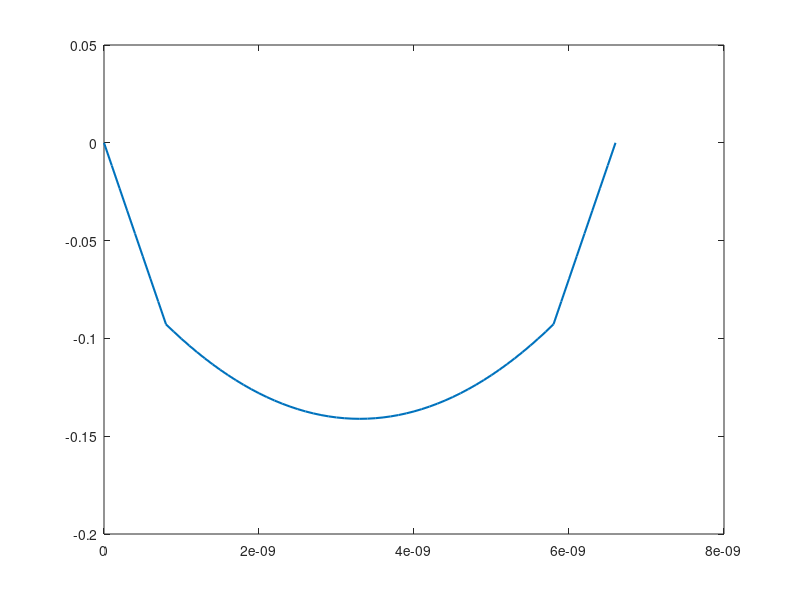

Write MATLAB code to recreate this figure.
q=1.602e-19; % Elementary charge, C        
width=5e-9;         % Silicon thickness, m            
tox=0.8e-9;   % Oxide thickness, m
N=67;
dx=(width+2*tox)/(N-1);   %delta x, m
interface1=round(tox/dx)+1;  interface2=round((tox+width)/dx)+1;  
Na=1e+25;  % Doping concentration, 1/m^3
e_si=11.7;   e_ox=3.9; % Relative permittivity
e0=8.854e-12;   % Permittivity, F/m
A=zeros(N,N);
b=zeros(N,1);
coeff=dx*dx*q/e0;

for ii=1:N
  if ii==1 || ii==N
    A(ii,ii)=1;
    b(ii,1)=0;
  elseif  interface1<ii && ii<interface2 
    A(ii,ii-1)=e_si; A(ii,ii)=-2*e_si; A(ii,ii+1)=e_si;
    b(ii,1)=coeff*Na;
  elseif  ii<interface1 || ii>interface2
    A(ii,ii-1)=e_ox; A(ii,ii)=-2*e_ox; A(ii,ii+1)=e_ox;
    b(ii,1)=0;
  elseif ii==interface1
    A(ii,ii-1)=e_ox; A(ii,ii)=-e_ox-e_si; A(ii,ii+1)=e_si;
    b(ii,1)=coeff*Na/2;
  elseif ii==interface2
    A(ii,ii-1)=e_si; A(ii,ii)=-e_ox-e_si; A(ii,ii+1)=e_ox;
    b(ii,1)=coeff*Na/2;
  end
    
end

phi=A\b;
x=0:dx:(width+2*tox);
plot(x,phi,'linewidth',1.5);
hold on;


%Analytic solution
phi_interface=-3*tox*q*Na*width/(2*e_si*e0);
x0=0:dx:tox;
x1=tox+dx:dx:tox+width;
x2=tox+width+dx:dx:2*tox+width;
phi0=phi_interface*x0/tox;
phi1=q*Na*(x1-tox).*(x1-tox-width)/(2*e0*e_si)+phi_interface;
phi2=-phi_interface*(x2-2*tox-width)/tox;
phi_analytic=[transpose(phi0);  transpose(phi1); transpose(phi2)];
